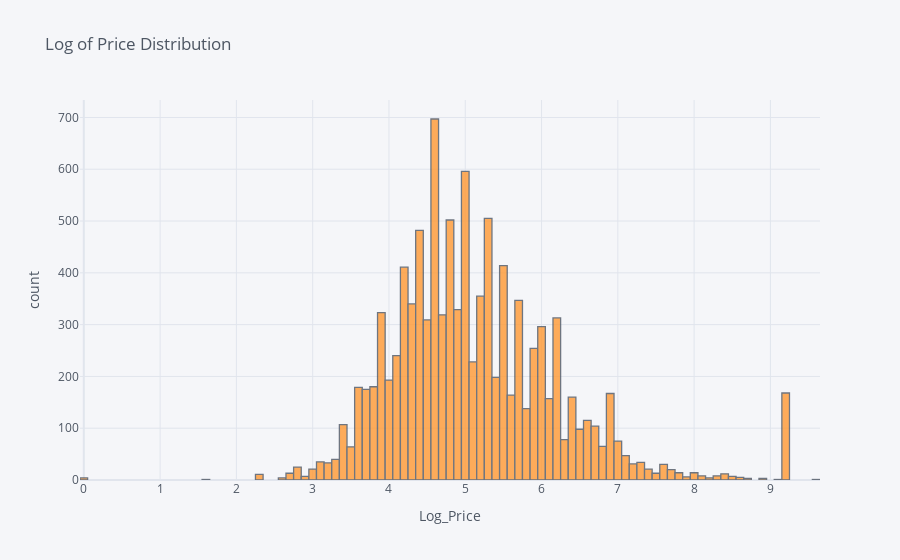

The notebook cell this image was saved under:
### Markdown cell above
### This is still too skewed for regression let's try log transformation of the 'original price'!
#### looks good enough to proceed although there are still some outliers

### Code cell
data1['log_price'] = np.log(data1['price'])
print('skew of price:', data1['log_price'].skew())

data1['log_price'].iplot(kind = 'hist', xTitle = 'Log_Price',
                  yTitle = 'count', title = 'Log of Price Distribution')

### Figure 1 — Plotly figure (JSON) as saved in the notebook; plotly's stock layout.template omitted (floating-point values rounded to 4 significant figures; data arrays with more than 128 entries replaced by an {"elided": "..."} marker saying what was removed)
{"data": [{"histfunc": "count", "histnorm": "", "marker": {"color": "rgba(255, 153, 51, 1.0)", "line": {"color": "#4D5663", "width": 1.3}}, "name": "log_price", "opacity": 0.8, "orientation": "v", "type": "histogram", "x": {"elided": "10321 float values"}}], "layout": {"barmode": "overlay", "legend": {"bgcolor": "#F5F6F9", "font": {"color": "#4D5663"}}, "paper_bgcolor": "#F5F6F9", "plot_bgcolor": "#F5F6F9", "title": {"font": {"color": "#4D5663"}, "text": "Log of Price Distribution"}, "xaxis": {"gridcolor": "#E1E5ED", "showgrid": true, "tickfont": {"color": "#4D5663"}, "title": {"font": {"color": "#4D5663"}, "text": "Log_Price"}, "zerolinecolor": "#E1E5ED"}, "yaxis": {"gridcolor": "#E1E5ED", "showgrid": true, "tickfont": {"color": "#4D5663"}, "title": {"font": {"color": "#4D5663"}, "text": "count"}, "zerolinecolor": "#E1E5ED"}}}
